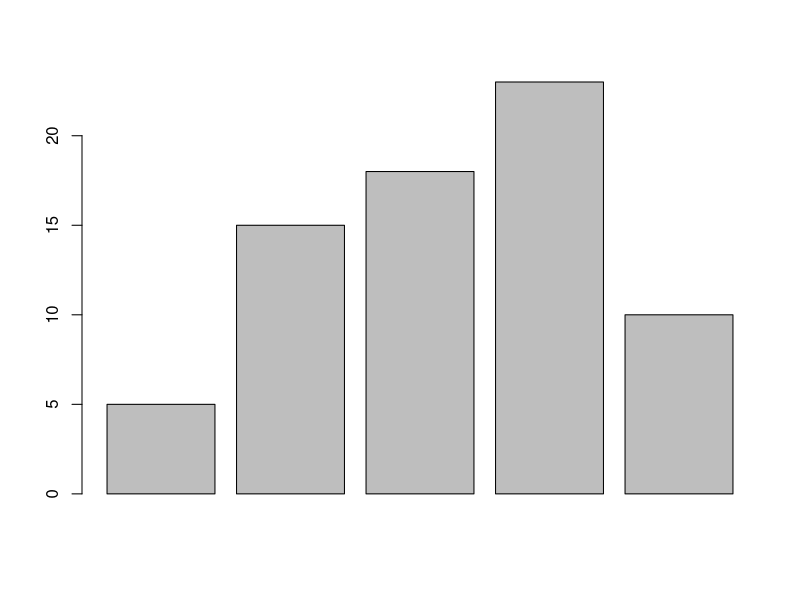
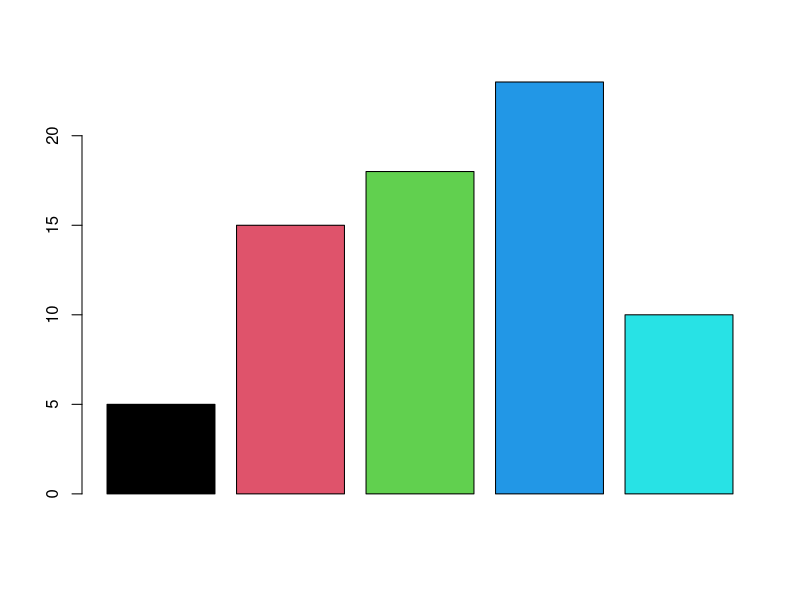

R code for these plots, in order:
# R Essential Statistics Training
# Number_01
# Built-in colour palletes

x <- c(5, 15, 18, 23, 10)
barplot(x)
barplot(x, col = 1:5)
rm(list = ls())
